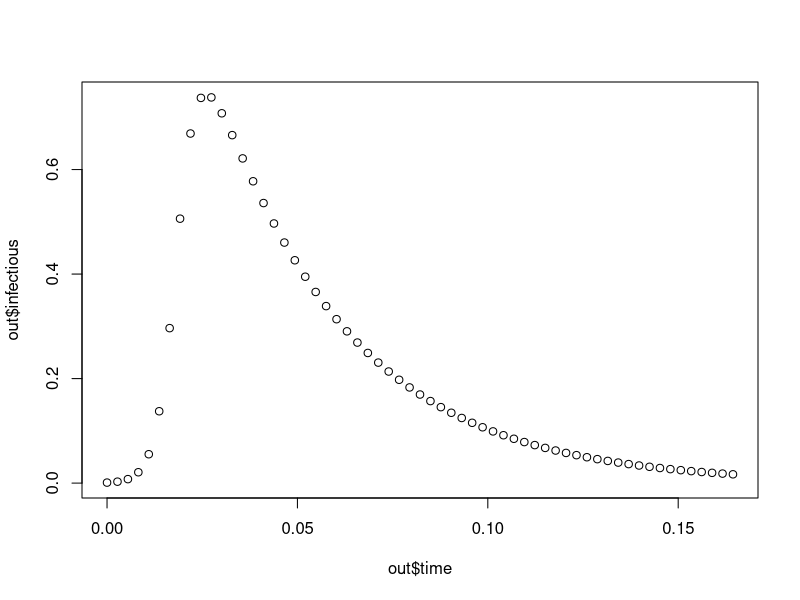

This figure's R source:

library(deSolve)

# request model features
parameters <- 
  c(beta = 400, recovery = 365 / 13, immunity_wane = 100)
compartments <- 
  c("susceptible", "infectious", "recovered")
times <- 
  seq(from=0, to=60/365, by=1/365)
initial_conditions <- 
  c(susceptible=0.999, infectious=0.001, recovered=0)
fixed_flows <- matrix(nrow = 0, ncol = 3)
infection_flows <- matrix(nrow = 0, ncol = 3)
fixed_flows <- rbind(fixed_flows, c("recovery", "infectious", "recovered"))
infection_flows <- 
  rbind(infection_flows,c("beta", "susceptible", "infectious"))

# generic model builder function
make_epi_model <- 
  function(compartment_names, infection_flow, fixed_flows) {
  epi_model_function <- 
    function(time, compartment_values, parameters) {
    ode_equations <- rep(0, length(compartment_names))
    
    # apply fixed flows
    for (i in seq(dim(fixed_flows)[1])) {
      from_compartment <- match(fixed_flows[i, 2], compartment_names)
      to_compartment <- match(fixed_flows[i, 3], compartment_names)
      net_flow <- parameters[fixed_flows[i, 1]] * 
        compartment_values[from_compartment]
      ode_equations[from_compartment] <- 
        ode_equations[from_compartment] - net_flow
      ode_equations[to_compartment] <-
        ode_equations[to_compartment] + net_flow
    }
    
    # apply the infection flow
    for (i in seq(dim(fixed_flows)[1])) {
      infectious_compartment <- match("infectious", compartment_names)
      from_compartment <- match(infection_flow[i, 2], compartment_names)
      to_compartment <- match(infection_flow[i, 3], compartment_names)
      net_flow <- 
        parameters[infection_flow[i, 1]] * 
        compartment_values[from_compartment] * 
        compartment_values[infectious_compartment]
      ode_equations[from_compartment] <-
        ode_equations[from_compartment] - net_flow
      ode_equations[to_compartment] <- 
        ode_equations[to_compartment] + net_flow
    }
    list(ode_equations)
  }
  epi_model_function
}

epi_model <- make_epi_model(compartments, infection_flows, fixed_flows)
out <- as.data.frame(
  ode(func=epi_model, y=initial_conditions, times=times, parms=parameters
    )
)
plot(out$time, out$infectious)
